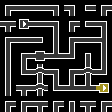

This is a level from a 2D game, rendered from its Tiled map with the project's own tilesets. A one-line summary and the complete map file follow:
An orthogonal 7x7 tile map with 16x16 px tiles, 1 tile layer (Tile Layer 1).

<map version="1.10" tiledversion="1.11.2" orientation="orthogonal" renderorder="right-down" width="7" height="7" tilewidth="16" tileheight="16" infinite="0" nextlayerid="2" nextobjectid="1">
 <tileset firstgid="1" source="pipes.tsx" />
 <layer id="1" name="Tile Layer 1" width="7" height="7">
  <data encoding="csv">
2,1,1,2684354562,2684354562,1610612739,2,
4,17,1,2684354562,2,1610612739,2684354562,
2,1,2684354563,2684354561,2,3221225473,2684354564,
2684354561,2,49,3221225476,3221225474,3,2684354561,
2684354561,1610612738,5,2684354562,2,5,3221225474,
2684354561,4,5,1610612738,3221225476,3221225476,3221225507,
2,2,4,2,3,4,2
</data>
 </layer>
</map>